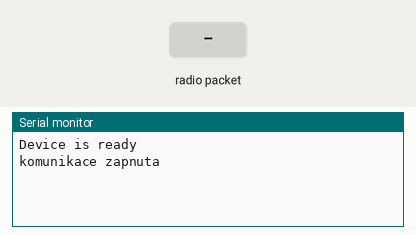
The sketch below on a simulated Arduino Uno, built with avr-gcc and run on an emulated ATmega328P. On the bench: the last lines printed to the serial monitor. The test bench sets the inputs (shaded band). No radio packets arrive unless stated.

Above: at 1.2 s.
1.3 s: radio packet "1" arrives
At 2.5 s:
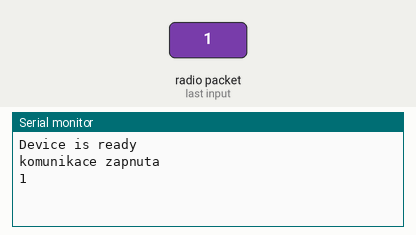
2.8 s: radio packet "0" arrives
At 3.6 s:
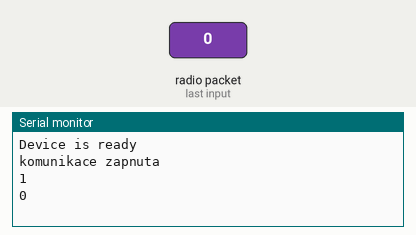
4.3 s: radio packet "2" arrives
At 4.7 s:
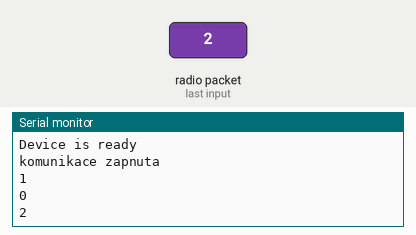

Measured:
- after the input at 1.3 s, the serial monitor: prints a new line at once (image 1)
- after the input at 2.8 s, the serial monitor: prints a new line at once (image 2)
- after the input at 4.3 s, the serial monitor: prints a new line at once (image 3)

The sketch:

prijimac.ino
```cpp
//prijimac

#include <VirtualWire.h>

char message[VW_MAX_MESSAGE_LEN]; // a buffer to store the incoming messages
uint8_t messageLength = VW_MAX_MESSAGE_LEN; // the size of the message

void setup()
{
  Serial.begin(9600);
  Serial.println("Device is ready");
  // Initialize the IO and ISR
  vw_setup(2000); // Bits per sec
  vw_rx_start(); // Start the receiver
  Serial.println("komunikace zapnuta");
}

void loop()
{
  if (vw_get_message(message, &messageLength)) // Non-blocking
  {
    //char *ptr = strtok(message, ":");
    //Serial.println();
    for (int i = 0; i < messageLength; i++)
    {
      Serial.print(message[i]);
    }
    Serial.println();
  }

}
```
